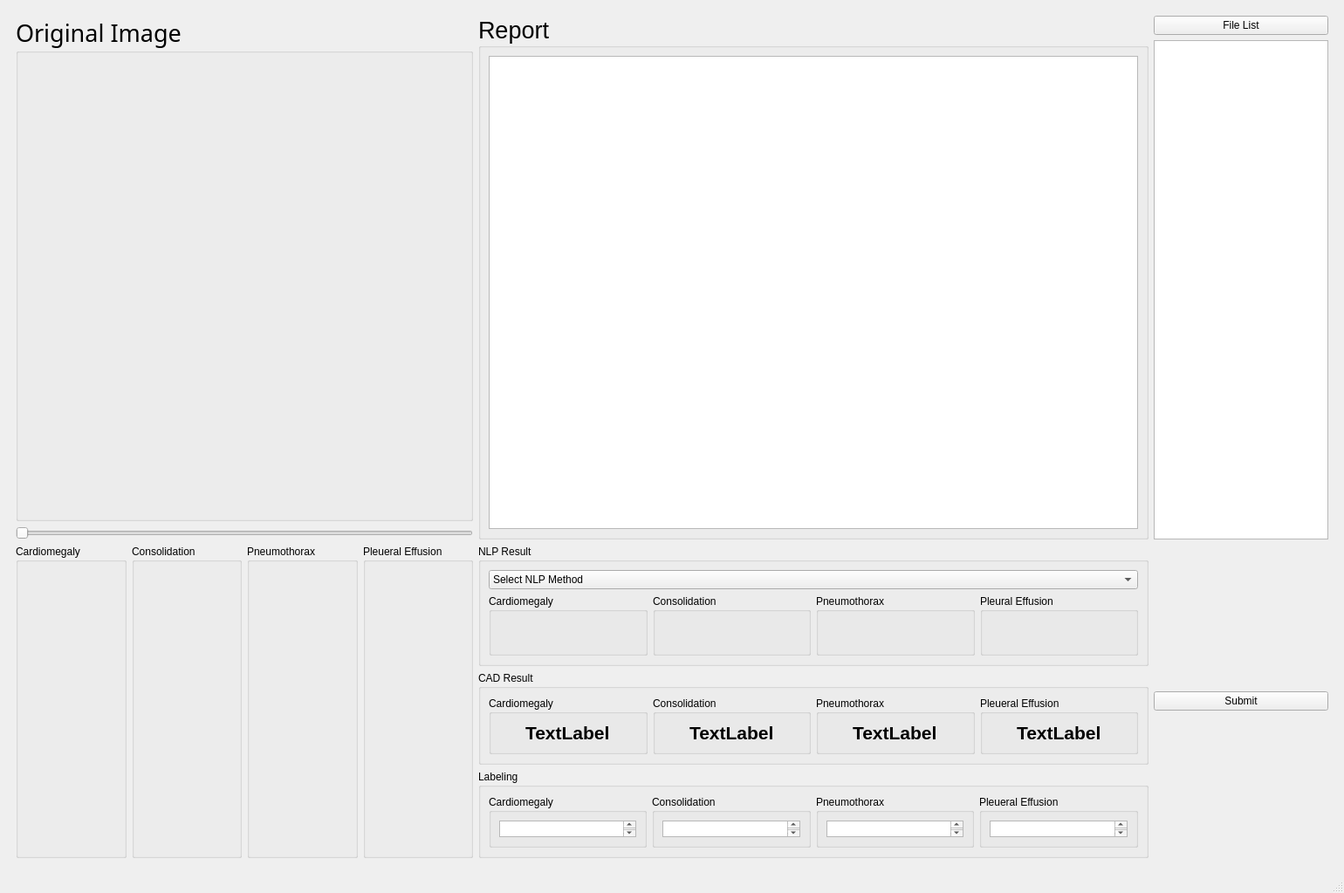
<?xml version="1.0" encoding="UTF-8"?>
<ui version="4.0">
 <class>MainWindow</class>
 <widget class="QMainWindow" name="MainWindow">
  <property name="geometry">
   <rect>
    <x>0</x>
    <y>0</y>
    <width>1540</width>
    <height>993</height>
   </rect>
  </property>
  <property name="windowTitle">
   <string>MainWindow</string>
  </property>
  <widget class="QWidget" name="centralwidget">
   <layout class="QGridLayout" name="gridLayout_2">
    <item row="0" column="0">
     <widget class="QWidget" name="widget" native="true">
      <layout class="QGridLayout" name="gridLayout_4">
       <item row="0" column="1">
        <layout class="QGridLayout" name="gridLayout">
         <item row="3" column="2">
          <layout class="QVBoxLayout" name="verticalLayout">
           <item>
            <widget class="QGroupBox" name="groupBox_7">
             <property name="maximumSize">
              <size>
               <width>800</width>
               <height>16777215</height>
              </size>
             </property>
             <property name="title">
              <string>NLP Result</string>
             </property>
             <layout class="QGridLayout" name="gridLayout_12">
              <item row="1" column="0">
               <layout class="QHBoxLayout" name="horizontalLayout_4">
                <item>
                 <widget class="QGroupBox" name="groupBox_11">
                  <property name="title">
                   <string>Cardiomegaly</string>
                  </property>
                  <layout class="QGridLayout" name="gridLayout_13">
                   <item row="0" column="0" alignment="Qt::AlignHCenter">
                    <widget class="QLabel" name="cardio_nlp_label">
                     <property name="font">
                      <font>
                       <family>돋움</family>
                       <pointsize>16</pointsize>
                       <weight>75</weight>
                       <bold>true</bold>
                      </font>
                     </property>
                     <property name="text">
                      <string/>
                     </property>
                    </widget>
                   </item>
                  </layout>
                 </widget>
                </item>
                <item>
                 <widget class="QGroupBox" name="groupBox_12">
                  <property name="title">
                   <string>Consolidation</string>
                  </property>
                  <layout class="QGridLayout" name="gridLayout_14">
                   <item row="0" column="0" alignment="Qt::AlignHCenter">
                    <widget class="QLabel" name="consol_nlp_label">
                     <property name="font">
                      <font>
                       <family>돋움</family>
                       <pointsize>16</pointsize>
                       <weight>75</weight>
                       <bold>true</bold>
                      </font>
                     </property>
                     <property name="text">
                      <string/>
                     </property>
                    </widget>
                   </item>
                  </layout>
                 </widget>
                </item>
                <item>
                 <widget class="QGroupBox" name="groupBox_19">
                  <property name="title">
                   <string>Pneumothorax</string>
                  </property>
                  <layout class="QGridLayout" name="gridLayout_24">
                   <item row="0" column="0" alignment="Qt::AlignHCenter">
                    <widget class="QLabel" name="pneumo_nlp_label">
                     <property name="font">
                      <font>
                       <family>돋움</family>
                       <pointsize>16</pointsize>
                       <weight>75</weight>
                       <bold>true</bold>
                      </font>
                     </property>
                     <property name="text">
                      <string/>
                     </property>
                    </widget>
                   </item>
                  </layout>
                 </widget>
                </item>
                <item>
                 <widget class="QGroupBox" name="groupBox_10">
                  <property name="title">
                   <string>Pleural Effusion</string>
                  </property>
                  <layout class="QGridLayout" name="gridLayout_15">
                   <item row="0" column="0" alignment="Qt::AlignHCenter">
                    <widget class="QLabel" name="effusion_nlp_label">
                     <property name="font">
                      <font>
                       <family>돋움</family>
                       <pointsize>16</pointsize>
                       <weight>75</weight>
                       <bold>true</bold>
                      </font>
                     </property>
                     <property name="text">
                      <string/>
                     </property>
                    </widget>
                   </item>
                  </layout>
                 </widget>
                </item>
               </layout>
              </item>
              <item row="0" column="0">
               <widget class="QComboBox" name="method_selector_combobox">
                <item>
                 <property name="text">
                  <string>Select NLP Method</string>
                 </property>
                </item>
                <item>
                 <property name="text">
                  <string>ChexBert</string>
                 </property>
                </item>
                <item>
                 <property name="text">
                  <string>ChexPert</string>
                 </property>
                </item>
               </widget>
              </item>
             </layout>
            </widget>
           </item>
           <item>
            <widget class="QGroupBox" name="groupBox_9">
             <property name="maximumSize">
              <size>
               <width>800</width>
               <height>16777215</height>
              </size>
             </property>
             <property name="title">
              <string>CAD Result</string>
             </property>
             <layout class="QGridLayout" name="gridLayout_11">
              <item row="0" column="0">
               <layout class="QHBoxLayout" name="horizontalLayout_5">
                <item>
                 <widget class="QGroupBox" name="groupBox_14">
                  <property name="title">
                   <string>Cardiomegaly</string>
                  </property>
                  <layout class="QGridLayout" name="gridLayout_16">
                   <item row="0" column="0" alignment="Qt::AlignHCenter">
                    <widget class="QLabel" name="cardio_cad_label">
                     <property name="font">
                      <font>
                       <pointsize>16</pointsize>
                       <weight>75</weight>
                       <bold>true</bold>
                      </font>
                     </property>
                     <property name="text">
                      <string>TextLabel</string>
                     </property>
                    </widget>
                   </item>
                  </layout>
                 </widget>
                </item>
                <item>
                 <widget class="QGroupBox" name="groupBox_15">
                  <property name="title">
                   <string>Consolidation</string>
                  </property>
                  <layout class="QGridLayout" name="gridLayout_17">
                   <item row="0" column="0" alignment="Qt::AlignHCenter">
                    <widget class="QLabel" name="consol_cad_label">
                     <property name="font">
                      <font>
                       <pointsize>16</pointsize>
                       <weight>75</weight>
                       <bold>true</bold>
                      </font>
                     </property>
                     <property name="text">
                      <string>TextLabel</string>
                     </property>
                    </widget>
                   </item>
                  </layout>
                 </widget>
                </item>
                <item>
                 <widget class="QGroupBox" name="groupBox_20">
                  <property name="title">
                   <string>Pneumothorax</string>
                  </property>
                  <layout class="QGridLayout" name="gridLayout_23">
                   <item row="0" column="0" alignment="Qt::AlignHCenter">
                    <widget class="QLabel" name="pneumo_cad_label">
                     <property name="font">
                      <font>
                       <pointsize>16</pointsize>
                       <weight>75</weight>
                       <bold>true</bold>
                      </font>
                     </property>
                     <property name="text">
                      <string>TextLabel</string>
                     </property>
                    </widget>
                   </item>
                  </layout>
                 </widget>
                </item>
                <item>
                 <widget class="QGroupBox" name="groupBox_13">
                  <property name="title">
                   <string>Pleueral Effusion</string>
                  </property>
                  <layout class="QGridLayout" name="gridLayout_18">
                   <item row="0" column="0" alignment="Qt::AlignHCenter">
                    <widget class="QLabel" name="effusion_cad_label">
                     <property name="font">
                      <font>
                       <pointsize>16</pointsize>
                       <weight>75</weight>
                       <bold>true</bold>
                      </font>
                     </property>
                     <property name="text">
                      <string>TextLabel</string>
                     </property>
                    </widget>
                   </item>
                  </layout>
                 </widget>
                </item>
               </layout>
              </item>
             </layout>
            </widget>
           </item>
           <item>
            <widget class="QGroupBox" name="groupBox_8">
             <property name="maximumSize">
              <size>
               <width>800</width>
               <height>16777215</height>
              </size>
             </property>
             <property name="title">
              <string>Labeling</string>
             </property>
             <layout class="QGridLayout" name="gridLayout_10">
              <item row="0" column="0">
               <layout class="QHBoxLayout" name="horizontalLayout_6">
                <property name="spacing">
                 <number>6</number>
                </property>
                <item>
                 <widget class="QGroupBox" name="groupBox_17">
                  <property name="maximumSize">
                   <size>
                    <width>16777215</width>
                    <height>60</height>
                   </size>
                  </property>
                  <property name="title">
                   <string>Cardiomegaly</string>
                  </property>
                  <layout class="QGridLayout" name="gridLayout_19">
                   <item row="0" column="0">
                    <widget class="QTextEdit" name="textEdit_2"/>
                   </item>
                  </layout>
                 </widget>
                </item>
                <item>
                 <widget class="QGroupBox" name="groupBox_18">
                  <property name="maximumSize">
                   <size>
                    <width>16777215</width>
                    <height>60</height>
                   </size>
                  </property>
                  <property name="title">
                   <string>Consolidation</string>
                  </property>
                  <layout class="QGridLayout" name="gridLayout_20">
                   <item row="0" column="0">
                    <widget class="QTextEdit" name="textEdit_3"/>
                   </item>
                  </layout>
                 </widget>
                </item>
                <item>
                 <widget class="QGroupBox" name="groupBox_21">
                  <property name="maximumSize">
                   <size>
                    <width>16777215</width>
                    <height>60</height>
                   </size>
                  </property>
                  <property name="title">
                   <string>Pneumothorax</string>
                  </property>
                  <layout class="QGridLayout" name="gridLayout_22">
                   <item row="0" column="0">
                    <widget class="QTextEdit" name="textEdit_5"/>
                   </item>
                  </layout>
                 </widget>
                </item>
                <item>
                 <widget class="QGroupBox" name="groupBox_16">
                  <property name="maximumSize">
                   <size>
                    <width>16777215</width>
                    <height>60</height>
                   </size>
                  </property>
                  <property name="title">
                   <string>Pleueral Effusion</string>
                  </property>
                  <layout class="QGridLayout" name="gridLayout_21">
                   <item row="0" column="0">
                    <widget class="QTextEdit" name="textEdit_4"/>
                   </item>
                  </layout>
                 </widget>
                </item>
               </layout>
              </item>
             </layout>
            </widget>
           </item>
          </layout>
         </item>
         <item row="3" column="3">
          <widget class="QPushButton" name="submit_btn">
           <property name="maximumSize">
            <size>
             <width>200</width>
             <height>16777215</height>
            </size>
           </property>
           <property name="text">
            <string>Submit</string>
           </property>
          </widget>
         </item>
         <item row="1" column="1">
          <layout class="QVBoxLayout" name="verticalLayout_2" stretch="0,0">
           <property name="sizeConstraint">
            <enum>QLayout::SetDefaultConstraint</enum>
           </property>
           <item>
            <widget class="QGroupBox" name="groupBox_4">
             <property name="font">
              <font>
               <family>돋움</family>
               <pointsize>20</pointsize>
              </font>
             </property>
             <property name="title">
              <string>Original Image</string>
             </property>
             <layout class="QGridLayout" name="gridLayout_3">
              <item row="0" column="0">
               <widget class="QLabel" name="original_img">
                <property name="minimumSize">
                 <size>
                  <width>500</width>
                  <height>500</height>
                 </size>
                </property>
                <property name="maximumSize">
                 <size>
                  <width>500</width>
                  <height>500</height>
                 </size>
                </property>
                <property name="text">
                 <string/>
                </property>
               </widget>
              </item>
             </layout>
            </widget>
           </item>
           <item>
            <widget class="QSlider" name="horizontalSlider">
             <property name="orientation">
              <enum>Qt::Horizontal</enum>
             </property>
            </widget>
           </item>
          </layout>
         </item>
         <item row="1" column="3">
          <layout class="QVBoxLayout" name="verticalLayout_4">
           <item>
            <widget class="QPushButton" name="file_list_btn">
             <property name="text">
              <string>File List</string>
             </property>
            </widget>
           </item>
           <item>
            <widget class="QListWidget" name="listWidget">
             <property name="minimumSize">
              <size>
               <width>200</width>
               <height>0</height>
              </size>
             </property>
             <property name="maximumSize">
              <size>
               <width>200</width>
               <height>16777215</height>
              </size>
             </property>
            </widget>
           </item>
          </layout>
         </item>
         <item row="1" column="2">
          <widget class="QGroupBox" name="groupBox_6">
           <property name="minimumSize">
            <size>
             <width>500</width>
             <height>600</height>
            </size>
           </property>
           <property name="maximumSize">
            <size>
             <width>800</width>
             <height>600</height>
            </size>
           </property>
           <property name="font">
            <font>
             <pointsize>20</pointsize>
            </font>
           </property>
           <property name="title">
            <string>Report</string>
           </property>
           <layout class="QGridLayout" name="gridLayout_9">
            <item row="0" column="0">
             <widget class="QTextEdit" name="report_te">
              <property name="font">
               <font>
                <pointsize>10</pointsize>
               </font>
              </property>
             </widget>
            </item>
           </layout>
          </widget>
         </item>
         <item row="3" column="1">
          <layout class="QHBoxLayout" name="horizontalLayout_2">
           <item>
            <widget class="QGroupBox" name="groupBox">
             <property name="title">
              <string>Cardiomegaly</string>
             </property>
             <layout class="QGridLayout" name="gridLayout_5">
              <item row="0" column="0">
               <widget class="QLabel" name="cardio_img">
                <property name="text">
                 <string/>
                </property>
               </widget>
              </item>
              <item row="1" column="0">
               <widget class="QLabel" name="label_6">
                <property name="text">
                 <string/>
                </property>
               </widget>
              </item>
             </layout>
            </widget>
           </item>
           <item>
            <widget class="QGroupBox" name="groupBox_3">
             <property name="title">
              <string>Consolidation</string>
             </property>
             <layout class="QGridLayout" name="gridLayout_6">
              <item row="1" column="0">
               <widget class="QLabel" name="label_7">
                <property name="text">
                 <string/>
                </property>
               </widget>
              </item>
              <item row="0" column="0">
               <widget class="QLabel" name="consol_img">
                <property name="text">
                 <string/>
                </property>
               </widget>
              </item>
             </layout>
            </widget>
           </item>
           <item>
            <widget class="QGroupBox" name="groupBox_5">
             <property name="title">
              <string>Pneumothorax</string>
             </property>
             <layout class="QGridLayout" name="gridLayout_8">
              <item row="0" column="0">
               <widget class="QLabel" name="pneumo_img">
                <property name="text">
                 <string/>
                </property>
               </widget>
              </item>
              <item row="1" column="0">
               <widget class="QLabel" name="label_10">
                <property name="text">
                 <string/>
                </property>
               </widget>
              </item>
             </layout>
            </widget>
           </item>
           <item>
            <widget class="QGroupBox" name="groupBox_2">
             <property name="title">
              <string>Pleueral Effusion</string>
             </property>
             <layout class="QGridLayout" name="gridLayout_7">
              <item row="0" column="0">
               <widget class="QLabel" name="effusion_img">
                <property name="text">
                 <string/>
                </property>
               </widget>
              </item>
              <item row="1" column="0">
               <widget class="QLabel" name="label_8">
                <property name="text">
                 <string/>
                </property>
               </widget>
              </item>
             </layout>
            </widget>
           </item>
          </layout>
         </item>
        </layout>
       </item>
      </layout>
     </widget>
    </item>
   </layout>
  </widget>
  <widget class="QMenuBar" name="menubar">
   <property name="geometry">
    <rect>
     <x>0</x>
     <y>0</y>
     <width>1540</width>
     <height>21</height>
    </rect>
   </property>
  </widget>
  <widget class="QStatusBar" name="statusbar"/>
 </widget>
 <resources/>
 <connections/>
</ui>
